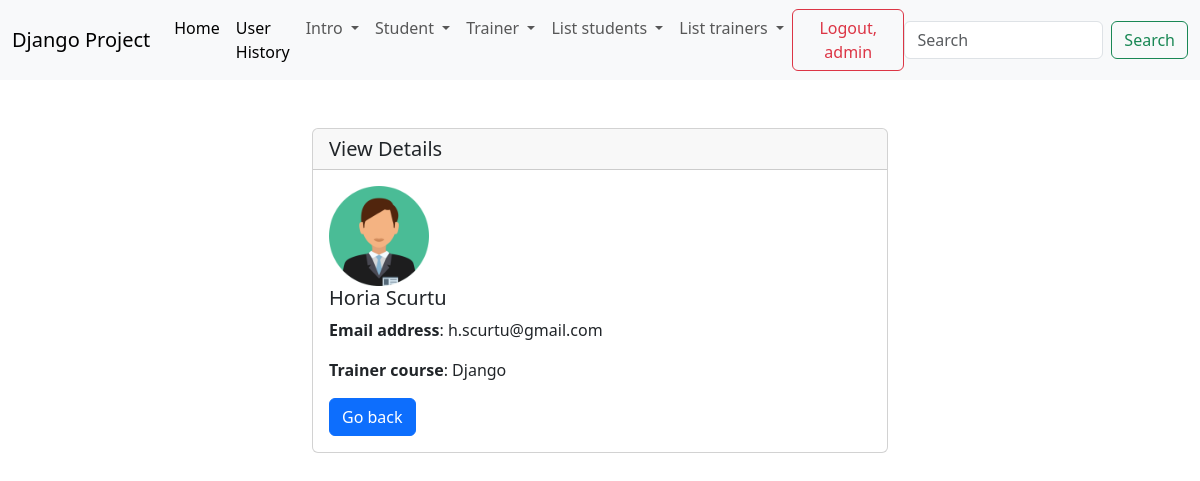
Page /details_trainer/2/ (signed in) on the committed database.
### trainer/models.py (models this page shows)
class Trainer(models.Model):
    first_name = models.CharField(max_length=20)
    last_name = models.CharField(max_length=20)
    course = models.CharField(max_length=40)
    email = models.EmailField(max_length=40)
    active = models.BooleanField(default=True)
    profile = models.ImageField(upload_to='profiles_trainer/', null=True)
    def __str__(self):
        return f'{self.first_name} {self.last_name}'

### trainer/views.py (the view)
# urls.py: path('details_trainer/<int:pk>/', views.TrainerDetailView.as_view(), name='details-trainer'),
class TrainerDetailView(LoginRequiredMixin, PermissionRequiredMixin, DetailView):
    template_name = 'trainer/details_trainer.html'
    model = Trainer
    permission_required = 'trainer.view_trainer'

### djangoProject/context_processors.py (called while the page is built)
def get_all_students(request):
    return {'students': Student.objects.all()}

def get_all_trainers(request):
    return {'trainers': Trainer.objects.all()}

### student/models.py (called while the page is built)
    def __str__(self):
        return f'{self.first_name} {self.last_name}'

### templates/trainer/details_trainer.html (shortened to what this page needs)
{% extends 'base.html' %}
{% load static %}
{% block content %}
    <div class="container-fluid">
        <div class="row">
            <div class="col-md-6 offset-md-3">
                <br><br>
                <div class="card">
                    <h5 class="card-header">View Details</h5>
                    <div class="card-body">
                        {% if trainer.profile %}
                            <img src="{{ trainer.profile.url }}" height="100" alt="Picture profile">
                        {% else %}
                            <img src="{% static 'img.png' %}" height="100" alt="Picture profile">
                        {% endif %}
                        <h5 class="card-title">{{ trainer }}</h5>
                        <p class="card-text"><strong>Email address</strong>: {{ trainer.email }}</p>
                        <p class="card-text"><strong>Trainer course</strong>: {{ trainer.course }}</p>
                        <a href="{% url 'list-of-trainers' %}" class="btn btn-primary">Go back</a>
                    </div>
                </div>
            </div>
        </div>
    </div>
{% endblock %}

### templates/navbar.html (shortened to what this page needs)
<nav class="navbar navbar-expand-lg bg-body-tertiary">
    <div class="container-fluid">
        <a class="navbar-brand" href="#">Django Project</a>
        <div class="collapse navbar-collapse" id="navbarSupportedContent">
            <ul class="navbar-nav me-auto mb-2 mb-lg-0">
                <li class="nav-item">
                    <a class="nav-link active" aria-current="page" href="{% url 'home_page' %}">Home</a>
                </li>
                {% if user.is_superuser %}
                    <li class="nav-item">
                        <a class="nav-link active" aria-current="page" href="{% url 'user-history' %}">User History</a>
                    </li>
                {% endif %}
                {% if user.is_authenticated %}
                    <li class="nav-item dropdown">
                        <a class="nav-link dropdown-toggle" href="#" role="button" data-bs-toggle="dropdown"
                           aria-expanded="false">
                            Intro
                        </a>
                    </li>
                    {% if perms.student.add_student or perms.student.view_list_of_students or perms.student.view_history_students %}
                        <li class="nav-item dropdown">
                            <a class="nav-link dropdown-toggle" href="#" role="button" data-bs-toggle="dropdown"
                               aria-expanded="false">
                                Student
                            </a>
                        </li>
                    {% endif %}
                    {% if perms.trainer.add_trainer or perms.trainer.view_list_of_trainers %}
                        <li class="nav-item dropdown">
                            <a class="nav-link dropdown-toggle" href="#" role="button" data-bs-toggle="dropdown"
                               aria-expanded="false">
                                Trainer
                            </a>
                        </li>
                    {% endif %}
                {% endif %}
                <li class="nav-item dropdown">
                    <a class="nav-link dropdown-toggle" href="#" role="button" data-bs-toggle="dropdown"
                       aria-expanded="false">
                        List students
                    </a>
                </li>
                <li class="nav-item dropdown">
                    <a class="nav-link dropdown-toggle" href="#" role="button" data-bs-toggle="dropdown"
                       aria-expanded="false">
                        List trainers
                    </a>
                </li>
            </ul>
            {% if user.is_authenticated %}
                <form method="post" action="{% url 'logout' %}">
                    <button type="submit" class="btn btn-outline-danger">Logout, {{ user.username }}</button>
                </form>
                <form class="d-flex" role="search">
                    <input class="form-control me-2" type="search" placeholder="Search" aria-label="Search">
                    <button class="btn btn-outline-success" type="submit">Search</button>
                </form>
            {% else %}
                <div>
                    <a class="btn btn-outline-secondary" href="{% url 'login' %}">Login</a>
                    <a class="btn btn-outline-success" href="{% url 'create-user' %}">Sign up</a>
                </div>
            {% endif %}
        </div>
    </div>
</nav>

### rows in the picture
Trainer: profile (picture), first_name+last_name "Horia Scurtu", email "h.scurtu@gmail.com", course "Django"

### other values in the picture
{{ user.username }} "admin"
